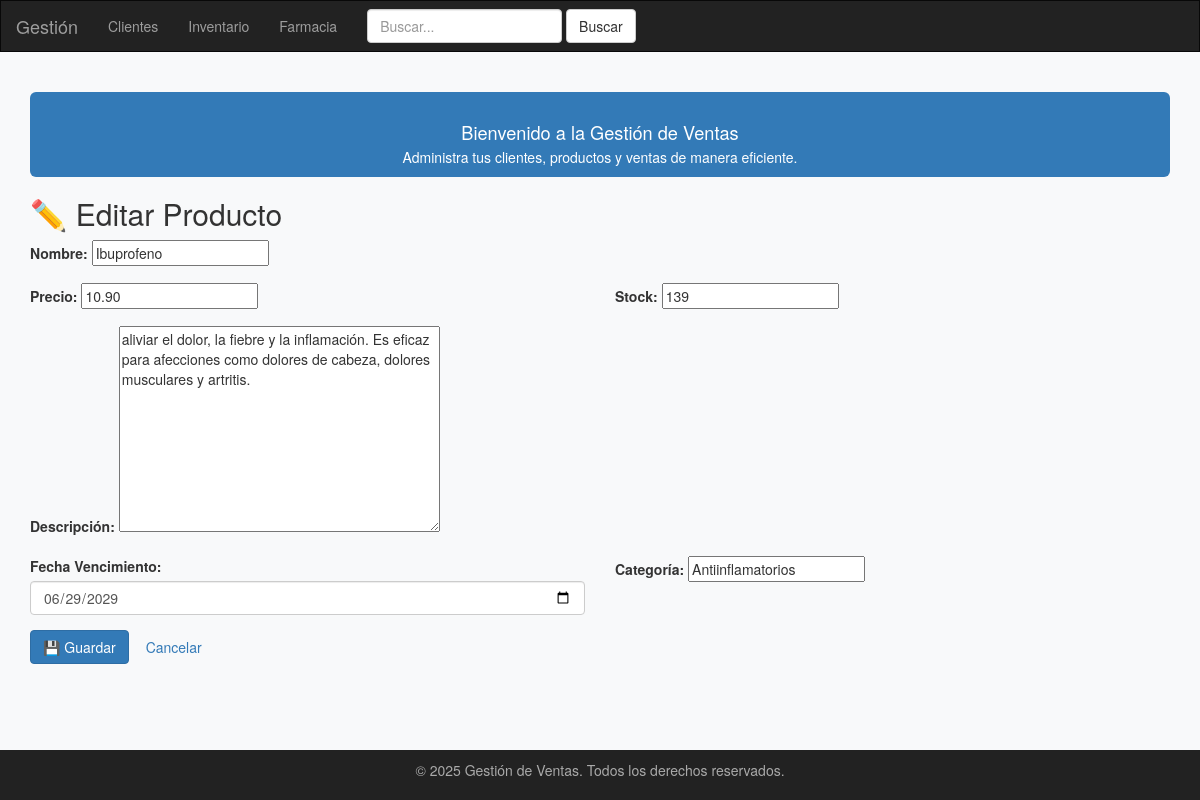
The app's page /productos/3/editar/ with its own data.
### soa/models.py (models this page shows, shortened)
class Producto(models.Model):
    nombre = models.CharField(max_length=150)
    descripcion = models.TextField(blank=True)
    precio = models.DecimalField(max_digits=10, decimal_places=2)
    stock = models.PositiveIntegerField()
    fecha_vencimiento = models.DateField(null=True, blank=True)
    categoria = models.CharField(max_length=100, blank=True)

### soa/inventario_views.py (the view)
# urls.py: path('productos/<int:pk>/editar/', producto_update, name='producto_update'),
def producto_update(request, pk):
    producto = get_object_or_404(Producto, pk=pk)
    if request.method == 'POST':
        form = ProductoForm(request.POST, instance=producto)
        if form.is_valid():
            form.save()
            messages.success(request, 'Producto actualizado correctamente.')
            return redirect('productos_list')
    else:
        form = ProductoForm(instance=producto)
    return render(request, 'producto_form.html', {'form': form, 'object': producto})

### soa/forms.py
class ProductoForm(forms.ModelForm):
    class Meta:
        model = Producto
        fields = '__all__'

### soa/templates/producto_form.html (shortened to what this page needs)
{% extends 'base.html' %}
{% block content %}
<h2>{% if object %}✏️ Editar{% else %}➕ Nuevo{% endif %} Producto</h2>
<form method="post">
    <div class="form-group">
        <label>Nombre:</label>
        {{ form.nombre }}
    </div>
    <div class="row">
        <div class="col-md-6">
            <div class="form-group">
                <label>Precio:</label>
                {{ form.precio }}
            </div>
        </div>
        <div class="col-md-6">
            <div class="form-group">
                <label>Stock:</label>
                {{ form.stock }}
            </div>
        </div>
    </div>
    <div class="form-group">
        <label>Descripción:</label>
        {{ form.descripcion }}
    </div>
    <div class="row">
        <div class="col-md-6">
            <div class="form-group">
                <label>Fecha Vencimiento:</label>
                <input type="date" name="fecha_vencimiento" value="{{ form.fecha_vencimiento.value|date:'Y-m-d' }}" class="form-control">
            </div>
        </div>
        <div class="col-md-6">
            <div class="form-group">
                <label>Categoría:</label>
                {{ form.categoria }}
            </div>
        </div>
    </div>
    <button type="submit" class="btn btn-primary">💾 Guardar</button>
    <a href="{% url 'productos_list' %}" class="btn btn-secondary">Cancelar</a>
</form>
{% endblock %}

### soa/templates/base.html (style rules this page uses)
html, body { height: 100%; }
body { background-color: #f8f9fa; min-height: 100vh; display: flex; flex-direction: column; }

### records on screen
Producto: nombre "Ibuprofeno", precio "10.90", stock "139", descripcion "aliviar el dolor, la fiebre y la inflamación. Es eficaz para afecciones como dolores de cabeza, dolores musculares y artritis.", fecha_vencimiento "06/29/2029", categoria "Antiinflamatorios"

### other values on screen
{{ year|default:"2025" }} "2025"
